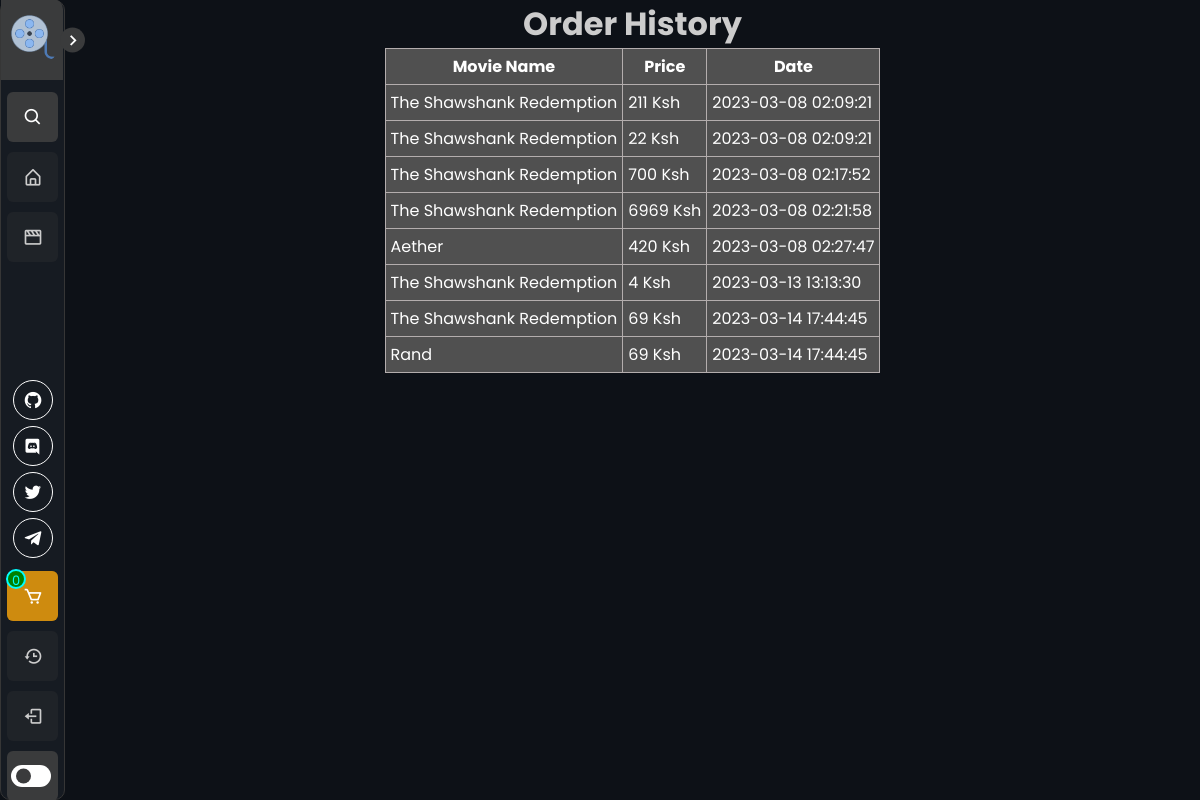
Page /history (signed in) on the committed database.
### tables this page shows
CREATE TABLE stock (item_id INTEGER PRIMARY KEY, moviename TEXT, description TEXT, poster TEXT, trailer_link TEXT, cast_names TEXT, price TEXT);

CREATE TABLE "history" (
	"user_id"	INTEGER,
	"item_id"	INTEGER,
	"quantity"	INTEGER,
	"price"	INTEGER,
	"total_price"	INTEGER,
	"date"	INTEGER
);

### main.py (the view)
@app.route('/history')
def history():
    if 'username' in session:
        username = session['username']
        conn = sqlite3.connect('users.db')
        cursor = conn.cursor()
        cursor.execute(
            'SELECT stock.moviename, stock.price, history.date FROM history INNER JOIN stock ON history.item_id = stock.item_id WHERE history.user_id = ?',
            (username,))
        items = cursor.fetchall()
        conn.close()
        return render_template('history.html', items=items)
    else:
        return redirect(url_for('login'))

### main.py (called while the page is built)
@app.context_processor
def cart_count():
    def get_cart_count():
        if 'username' in session:
            username = session['username']
            conn = sqlite3.connect('users.db')
            cursor = conn.cursor()
            cursor.execute('SELECT COUNT(*) FROM cart WHERE user_id=?', (username,))
            count = cursor.fetchone()[0]
            conn.close()
            return count
        else:
            return 0
    return dict(cart_count=get_cart_count)

### templates/history.html (shortened to what this page needs)
{% extends "base.html" %}
{% block content %}
 {% if items %}
    <div class="container">
        <h1>Order History</h1>
        <table class="table table-striped">
            <thead>
            <tr>
                <th scope="col">Movie Name</th>
                <th scope="col">Price</th>
                <th scope="col">Date</th>
            </tr>
            </thead>
            <tbody>
            {% for item in items %}
                <tr>
                    <td>{{ item[0] }}</td>
                    <td>{{ item[1] }} Ksh</td>
                    <td>{{ item[2] }}</td>
                </tr>
            {% endfor %}
            </tbody>
        </table>
    </div>
{% else %}
    <div class="container">
        <h1>Order History</h1>
        <p>You have no order history.</p>
    </div>
{% endif %}
{% endblock %}

### templates/base.html (shortened to what this page needs)
<!DOCTYPE html>
<html lang="en">
  <head>
    <link rel="stylesheet" href="{{ url_for('static', filename='css/main.css') }}">
    <link
      href="https://unpkg.com/boxicons@2.1.1/css/boxicons.min.css"
      rel="stylesheet"
    />
  </head>
  <body>
    <nav class="sidebar close">
      <header>
        <div class="image-text">
          <span class="image">
            <a href="{{ url_for('index') }}"><img src="{{ url_for('static', filename='images/logo.png') }}" alt="" /></a>
          </span>
        </div>
        <i class="bx bx-chevron-right toggle"></i>
      </header>
      <div class="menu-bar">
        <div class="menu">
            <li class="search-box">
              <i class="bx bx-search icon"></i>
            </li>
          <ul class="menu-links">
            <li class="nav-link">
              <a href="{{ url_for('index') }}">
                <i class="bx bx-home-alt icon"></i>
              </a>
            </li>
          {% if 'username' in session %}
          {% if not session['admin'] %}
            <li class="nav-link">
              <a href="{{ url_for('owned') }}">
                <i class="bx bx-movie icon"></i>
              </a>
            </li>
            {% endif %}
            {% endif %}
          </ul>
        </div>
        <div class="bottom-content">
          <div class="socials">
            <a href="#"><i class="bx bxl-github icon-3d"></i></a>
            <a href="#"><i class="bx bxl-discord icon-3d"></i></a>
            <a href="#"> <i class="bx bxl-twitter icon-3d"></i></a>
            <a href="#"> <i class="bx bxl-telegram icon-3d"></i></a>
          </div>
          {% block cart %}
          {% if 'username' in session %}
          {% if session['admin'] %}
          {% else %}
              <p class="items">{{ cart_count() }}</p>
              <li class="cart">
                <a href="{{ url_for('cart') }}">
                  <i class="bx bx-cart icon"></i>
                </a>
              </li>
              <li class="history">
                <a href="{{ url_for('history') }}">
                  <i class="bx bx-history icon"></i>
                </a>
              </li>
          {% endif %}
          {% endif %}
          {% endblock %}
{% block account %}
    {% if 'username' in session %}
          <li class="">
          <a href="{{ url_for('logout') }}" onclick="event.preventDefault(); document.getElementById('logout-form').submit();">
            <i class="bx bx-log-out icon"></i>
          </a>
          </li>
    {% endif %}
{% endblock %}
          <li class="mode">
            <div class="toggle-switch">
              <span class="switch"></span>
            </div>
          </li>
        </div>
      </div>
    </nav>
    <section class="home">
    </section>
    <div class="alternate-body">
{% block content %}
{% endblock %}
    </div>
  </body>
</html>

### templates/history.html (style rules this page uses)
.container { text-align: center; }
.container table { margin: 0 auto; }

### rows in the picture
stock: moviename "The Shawshank Redemption", price "211", date "2023-03-08 02:09:21"
stock: moviename "The Shawshank Redemption", price "22", date "2023-03-08 02:09:21"
stock: moviename "The Shawshank Redemption", price "700", date "2023-03-08 02:17:52"
stock: moviename "The Shawshank Redemption", price "6969", date "2023-03-08 02:21:58"
stock: moviename "Aether", price "420", date "2023-03-08 02:27:47"
stock: moviename "The Shawshank Redemption", price "4", date "2023-03-13 13:13:30"
stock: moviename "The Shawshank Redemption", price "69", date "2023-03-14 17:44:45"
stock: moviename "Rand", price "69", date "2023-03-14 17:44:45"

### other values in the picture
{{ cart_count() }} "0"
